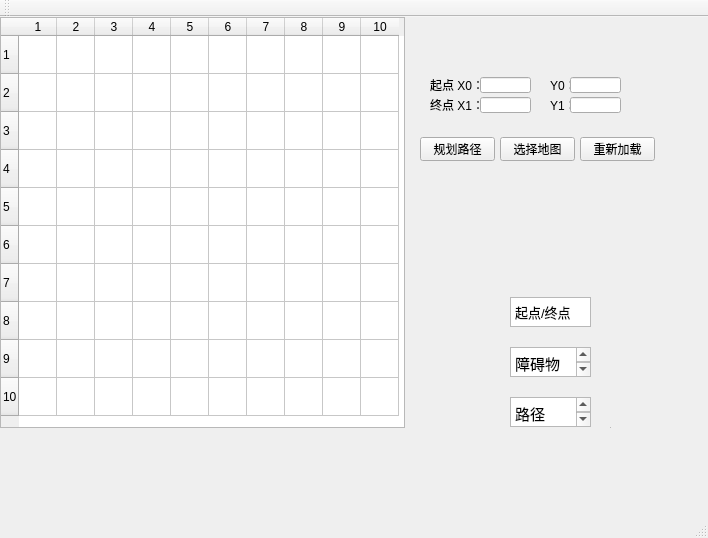
<?xml version="1.0" encoding="UTF-8"?>
<ui version="4.0">
 <class>arrShowClass</class>
 <widget class="QMainWindow" name="arrShowClass">
  <property name="geometry">
   <rect>
    <x>0</x>
    <y>0</y>
    <width>708</width>
    <height>538</height>
   </rect>
  </property>
  <property name="windowTitle">
   <string>无人机路径规划软件</string>
  </property>
  <widget class="QWidget" name="centralWidget">
   <widget class="QTableWidget" name="tableWidget">
    <property name="geometry">
     <rect>
      <x>0</x>
      <y>0</y>
      <width>405</width>
      <height>411</height>
     </rect>
    </property>
    <property name="autoScrollMargin">
     <number>16</number>
    </property>
    <property name="editTriggers">
     <set>QAbstractItemView::EditTrigger::NoEditTriggers</set>
    </property>
    <property name="iconSize">
     <size>
      <width>0</width>
      <height>0</height>
     </size>
    </property>
    <property name="showGrid">
     <bool>true</bool>
    </property>
    <property name="gridStyle">
     <enum>Qt::PenStyle::SolidLine</enum>
    </property>
    <property name="sortingEnabled">
     <bool>false</bool>
    </property>
    <property name="wordWrap">
     <bool>false</bool>
    </property>
    <property name="cornerButtonEnabled">
     <bool>false</bool>
    </property>
    <property name="rowCount">
     <number>10</number>
    </property>
    <property name="columnCount">
     <number>10</number>
    </property>
    <attribute name="horizontalHeaderMinimumSectionSize">
     <number>38</number>
    </attribute>
    <attribute name="horizontalHeaderDefaultSectionSize">
     <number>38</number>
    </attribute>
    <attribute name="verticalHeaderMinimumSectionSize">
     <number>38</number>
    </attribute>
    <attribute name="verticalHeaderDefaultSectionSize">
     <number>38</number>
    </attribute>
    <row/>
    <row/>
    <row/>
    <row/>
    <row/>
    <row/>
    <row/>
    <row/>
    <row/>
    <row/>
    <column/>
    <column/>
    <column/>
    <column/>
    <column/>
    <column/>
    <column/>
    <column/>
    <column/>
    <column/>
   </widget>
   <widget class="QWidget" name="widget_2" native="true">
    <property name="geometry">
     <rect>
      <x>470</x>
      <y>280</y>
      <width>141</width>
      <height>31</height>
     </rect>
    </property>
    <widget class="QLabel" name="label2">
     <property name="geometry">
      <rect>
       <x>0</x>
       <y>0</y>
       <width>30</width>
       <height>30</height>
      </rect>
     </property>
     <property name="text">
      <string/>
     </property>
    </widget>
    <widget class="QTextBrowser" name="textBrowser">
     <property name="geometry">
      <rect>
       <x>40</x>
       <y>0</y>
       <width>81</width>
       <height>30</height>
      </rect>
     </property>
     <property name="html">
      <string>&lt;!DOCTYPE HTML PUBLIC &quot;-//W3C//DTD HTML 4.0//EN&quot; &quot;http://www.w3.org/TR/REC-html40/strict.dtd&quot;&gt;
&lt;html&gt;&lt;head&gt;&lt;meta name=&quot;qrichtext&quot; content=&quot;1&quot; /&gt;&lt;meta charset=&quot;utf-8&quot; /&gt;&lt;style type=&quot;text/css&quot;&gt;
p, li { white-space: pre-wrap; }
hr { height: 1px; border-width: 0; }
li.unchecked::marker { content: &quot;\2610&quot;; }
li.checked::marker { content: &quot;\2612&quot;; }
&lt;/style&gt;&lt;/head&gt;&lt;body style=&quot; font-family:'Microsoft YaHei UI'; font-size:9pt; font-weight:400; font-style:normal;&quot;&gt;
&lt;p style=&quot; margin-top:0px; margin-bottom:0px; margin-left:0px; margin-right:0px; -qt-block-indent:0; text-indent:0px;&quot;&gt;&lt;span style=&quot; font-size:10pt;&quot;&gt;起点/终点&lt;/span&gt;&lt;/p&gt;&lt;/body&gt;&lt;/html&gt;</string>
     </property>
    </widget>
   </widget>
   <widget class="QWidget" name="widget_3" native="true">
    <property name="geometry">
     <rect>
      <x>470</x>
      <y>380</y>
      <width>141</width>
      <height>31</height>
     </rect>
    </property>
    <widget class="QLabel" name="label2_2">
     <property name="geometry">
      <rect>
       <x>0</x>
       <y>0</y>
       <width>30</width>
       <height>30</height>
      </rect>
     </property>
     <property name="text">
      <string/>
     </property>
    </widget>
    <widget class="QTextBrowser" name="textBrowser_2">
     <property name="geometry">
      <rect>
       <x>40</x>
       <y>0</y>
       <width>81</width>
       <height>30</height>
      </rect>
     </property>
     <property name="html">
      <string>&lt;!DOCTYPE HTML PUBLIC &quot;-//W3C//DTD HTML 4.0//EN&quot; &quot;http://www.w3.org/TR/REC-html40/strict.dtd&quot;&gt;
&lt;html&gt;&lt;head&gt;&lt;meta name=&quot;qrichtext&quot; content=&quot;1&quot; /&gt;&lt;meta charset=&quot;utf-8&quot; /&gt;&lt;style type=&quot;text/css&quot;&gt;
p, li { white-space: pre-wrap; }
hr { height: 1px; border-width: 0; }
li.unchecked::marker { content: &quot;\2610&quot;; }
li.checked::marker { content: &quot;\2612&quot;; }
&lt;/style&gt;&lt;/head&gt;&lt;body style=&quot; font-family:'Microsoft YaHei UI'; font-size:9pt; font-weight:400; font-style:normal;&quot;&gt;
&lt;p style=&quot; margin-top:0px; margin-bottom:0px; margin-left:0px; margin-right:0px; -qt-block-indent:0; text-indent:0px;&quot;&gt;&lt;span style=&quot; font-size:11pt;&quot;&gt;路径&lt;/span&gt;&lt;/p&gt;&lt;/body&gt;&lt;/html&gt;</string>
     </property>
    </widget>
    <widget class="QWidget" name="widget_4" native="true">
     <property name="geometry">
      <rect>
       <x>100</x>
       <y>30</y>
       <width>141</width>
       <height>31</height>
      </rect>
     </property>
     <widget class="QLabel" name="label2_3">
      <property name="geometry">
       <rect>
        <x>0</x>
        <y>0</y>
        <width>30</width>
        <height>30</height>
       </rect>
      </property>
      <property name="text">
       <string/>
      </property>
     </widget>
     <widget class="QTextBrowser" name="textBrowser_3">
      <property name="geometry">
       <rect>
        <x>40</x>
        <y>0</y>
        <width>81</width>
        <height>30</height>
       </rect>
      </property>
      <property name="html">
       <string>&lt;!DOCTYPE HTML PUBLIC &quot;-//W3C//DTD HTML 4.0//EN&quot; &quot;http://www.w3.org/TR/REC-html40/strict.dtd&quot;&gt;
&lt;html&gt;&lt;head&gt;&lt;meta name=&quot;qrichtext&quot; content=&quot;1&quot; /&gt;&lt;meta charset=&quot;utf-8&quot; /&gt;&lt;style type=&quot;text/css&quot;&gt;
p, li { white-space: pre-wrap; }
hr { height: 1px; border-width: 0; }
li.unchecked::marker { content: &quot;\2610&quot;; }
li.checked::marker { content: &quot;\2612&quot;; }
&lt;/style&gt;&lt;/head&gt;&lt;body style=&quot; font-family:'Microsoft YaHei UI'; font-size:9pt; font-weight:400; font-style:normal;&quot;&gt;
&lt;p style=&quot; margin-top:0px; margin-bottom:0px; margin-left:0px; margin-right:0px; -qt-block-indent:0; text-indent:0px;&quot;&gt;&lt;span style=&quot; font-size:10pt;&quot;&gt;起点/终点&lt;/span&gt;&lt;/p&gt;&lt;/body&gt;&lt;/html&gt;</string>
      </property>
     </widget>
    </widget>
   </widget>
   <widget class="QWidget" name="widget_7" native="true">
    <property name="geometry">
     <rect>
      <x>470</x>
      <y>330</y>
      <width>141</width>
      <height>31</height>
     </rect>
    </property>
    <widget class="QLabel" name="label2_6">
     <property name="geometry">
      <rect>
       <x>0</x>
       <y>0</y>
       <width>30</width>
       <height>30</height>
      </rect>
     </property>
     <property name="text">
      <string/>
     </property>
    </widget>
    <widget class="QTextBrowser" name="textBrowser_6">
     <property name="geometry">
      <rect>
       <x>40</x>
       <y>0</y>
       <width>81</width>
       <height>30</height>
      </rect>
     </property>
     <property name="html">
      <string>&lt;!DOCTYPE HTML PUBLIC &quot;-//W3C//DTD HTML 4.0//EN&quot; &quot;http://www.w3.org/TR/REC-html40/strict.dtd&quot;&gt;
&lt;html&gt;&lt;head&gt;&lt;meta name=&quot;qrichtext&quot; content=&quot;1&quot; /&gt;&lt;meta charset=&quot;utf-8&quot; /&gt;&lt;style type=&quot;text/css&quot;&gt;
p, li { white-space: pre-wrap; }
hr { height: 1px; border-width: 0; }
li.unchecked::marker { content: &quot;\2610&quot;; }
li.checked::marker { content: &quot;\2612&quot;; }
&lt;/style&gt;&lt;/head&gt;&lt;body style=&quot; font-family:'Microsoft YaHei UI'; font-size:9pt; font-weight:400; font-style:normal;&quot;&gt;
&lt;p style=&quot; margin-top:0px; margin-bottom:0px; margin-left:0px; margin-right:0px; -qt-block-indent:0; text-indent:0px;&quot;&gt;&lt;span style=&quot; font-size:11pt;&quot;&gt;障碍物&lt;/span&gt;&lt;/p&gt;&lt;/body&gt;&lt;/html&gt;</string>
     </property>
    </widget>
   </widget>
   <widget class="QWidget" name="widget" native="true">
    <property name="geometry">
     <rect>
      <x>420</x>
      <y>50</y>
      <width>241</width>
      <height>101</height>
     </rect>
    </property>
    <widget class="QPushButton" name="pushButton">
     <property name="geometry">
      <rect>
       <x>0</x>
       <y>70</y>
       <width>75</width>
       <height>24</height>
      </rect>
     </property>
     <property name="text">
      <string>规划路径</string>
     </property>
    </widget>
    <widget class="QLabel" name="label">
     <property name="geometry">
      <rect>
       <x>10</x>
       <y>10</y>
       <width>51</width>
       <height>16</height>
      </rect>
     </property>
     <property name="text">
      <string>起点 X0：</string>
     </property>
    </widget>
    <widget class="QLabel" name="label_2">
     <property name="geometry">
      <rect>
       <x>130</x>
       <y>10</y>
       <width>20</width>
       <height>16</height>
      </rect>
     </property>
     <property name="text">
      <string>Y0：</string>
     </property>
    </widget>
    <widget class="QLineEdit" name="lineEdit">
     <property name="geometry">
      <rect>
       <x>60</x>
       <y>10</y>
       <width>51</width>
       <height>16</height>
      </rect>
     </property>
     <property name="text">
      <string/>
     </property>
    </widget>
    <widget class="QLineEdit" name="lineEdit_2">
     <property name="geometry">
      <rect>
       <x>150</x>
       <y>10</y>
       <width>51</width>
       <height>16</height>
      </rect>
     </property>
    </widget>
    <widget class="QLineEdit" name="lineEdit_3">
     <property name="geometry">
      <rect>
       <x>60</x>
       <y>30</y>
       <width>51</width>
       <height>16</height>
      </rect>
     </property>
     <property name="text">
      <string/>
     </property>
    </widget>
    <widget class="QLabel" name="label_3">
     <property name="geometry">
      <rect>
       <x>10</x>
       <y>30</y>
       <width>51</width>
       <height>16</height>
      </rect>
     </property>
     <property name="text">
      <string>终点 X1：</string>
     </property>
    </widget>
    <widget class="QLineEdit" name="lineEdit_4">
     <property name="geometry">
      <rect>
       <x>150</x>
       <y>30</y>
       <width>51</width>
       <height>16</height>
      </rect>
     </property>
    </widget>
    <widget class="QLabel" name="label_4">
     <property name="geometry">
      <rect>
       <x>130</x>
       <y>30</y>
       <width>20</width>
       <height>16</height>
      </rect>
     </property>
     <property name="text">
      <string>Y1：</string>
     </property>
    </widget>
    <widget class="QPushButton" name="pushButton_2">
     <property name="geometry">
      <rect>
       <x>80</x>
       <y>70</y>
       <width>75</width>
       <height>24</height>
      </rect>
     </property>
     <property name="text">
      <string>选择地图</string>
     </property>
    </widget>
    <widget class="QPushButton" name="pushButton_3">
     <property name="geometry">
      <rect>
       <x>160</x>
       <y>70</y>
       <width>75</width>
       <height>24</height>
      </rect>
     </property>
     <property name="text">
      <string>重新加载</string>
     </property>
    </widget>
   </widget>
   <widget class="QFrame" name="frame">
    <property name="geometry">
     <rect>
      <x>-80</x>
      <y>-10</y>
      <width>821</width>
      <height>541</height>
     </rect>
    </property>
    <property name="styleSheet">
     <string notr="true">background-image: url(:/arrShow/uav2.png);</string>
    </property>
    <property name="frameShape">
     <enum>QFrame::Shape::StyledPanel</enum>
    </property>
    <property name="frameShadow">
     <enum>QFrame::Shadow::Raised</enum>
    </property>
   </widget>
   <zorder>frame</zorder>
   <zorder>tableWidget</zorder>
   <zorder>widget_2</zorder>
   <zorder>widget_3</zorder>
   <zorder>widget_7</zorder>
   <zorder>widget</zorder>
  </widget>
  <widget class="QMenuBar" name="menuBar">
   <property name="geometry">
    <rect>
     <x>0</x>
     <y>0</y>
     <width>708</width>
     <height>22</height>
    </rect>
   </property>
  </widget>
  <widget class="QToolBar" name="mainToolBar">
   <attribute name="toolBarArea">
    <enum>TopToolBarArea</enum>
   </attribute>
   <attribute name="toolBarBreak">
    <bool>false</bool>
   </attribute>
  </widget>
  <widget class="QStatusBar" name="statusBar"/>
 </widget>
 <layoutdefault spacing="6" margin="11"/>
 <resources>
  <include location="arrShow.qrc"/>
 </resources>
 <connections/>
</ui>
